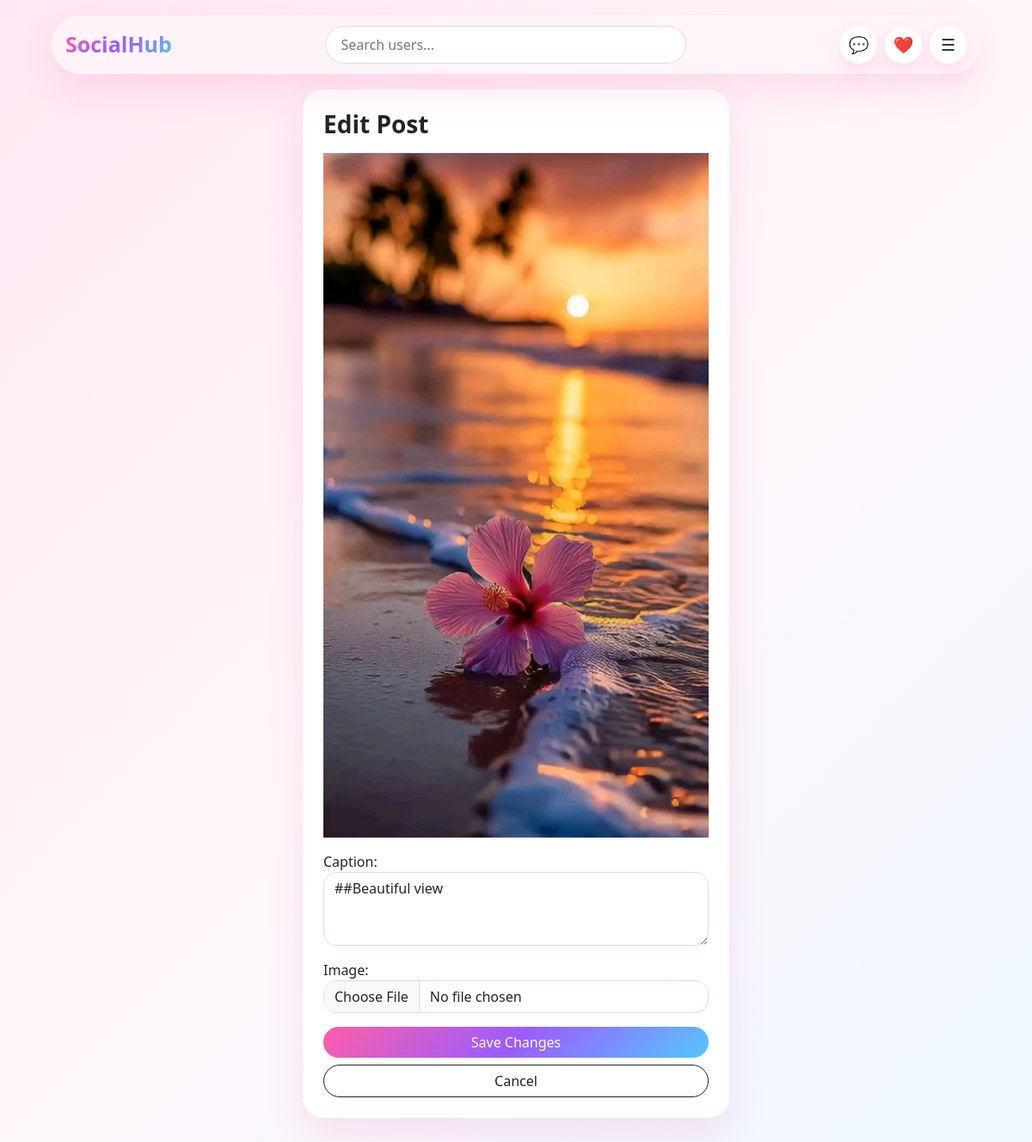
The app's page /post/4/edit/ (signed in) with its own data.
### posts/models.py (models this page shows, shortened)
class Post(models.Model):
    author = models.ForeignKey(User, on_delete=models.CASCADE, related_name="posts")
    caption = models.TextField(max_length=1000)
    image = models.ImageField(upload_to="post_images/", blank=True, null=True)
    likes = models.ManyToManyField(User, related_name="liked_posts", blank=True)
    saved_by = models.ManyToManyField(User, related_name="saved_posts", blank=True)
    created_at = models.DateTimeField(auto_now_add=True)
    updated_at = models.DateTimeField(auto_now=True)
    class Meta:
        ordering = ["-created_at"]

### posts/views.py (the view)
# urls.py: path("post/<int:post_id>/edit/", views.edit_post, name="edit_post"),
@login_required
def edit_post(request, post_id):
    post = get_object_or_404(Post, id=post_id, author=request.user)
    if request.method == "POST":
        form = PostForm(request.POST, request.FILES, instance=post)
        if form.is_valid():
            form.save()
            return redirect("post_detail", post_id=post.id)
    else:
        form = PostForm(instance=post)
    return render(request, "posts/edit_post.html", {
        "form": form,
        "post": post
    })

### posts/forms.py
class PostForm(forms.ModelForm):
    caption = forms.CharField(widget=forms.Textarea(attrs={
        'class': 'form-control',
        'placeholder': "What's on your mind?",
        'rows': 3
    }))
    image = forms.ImageField(required=False, widget=forms.FileInput(attrs={
        'class': 'form-control'
    }))
    class Meta:
        model = Post
        fields = ['caption', 'image']

### socialmedia/context_processors.py (called while the page is built)
def notification_count(request):
    unread_notifications = 0
    unread_messages = 0
    if request.user.is_authenticated:
        unread_notifications = Notification.objects.filter(
            receiver=request.user,
            is_read=False
        ).count()
        unread_messages = Message.objects.filter(
            receiver=request.user,
            is_read=False
        ).count()
    return {
        "unread_notifications": unread_notifications,
        "unread_messages": unread_messages,
    }

### templates/posts/edit_post.html (shortened to what this page needs)
{% extends 'base.html' %}
{% block content %}
<div class="row justify-content-center">
    <div class="col-md-6">
        <div class="card post-card p-4">
            <h3 class="fw-bold mb-3">Edit Post</h3>
            {% if post.image %}
                <img src="{{ post.image.url }}" class="post-img mb-3">
            {% endif %}
            <form method="POST" enctype="multipart/form-data">
                {{ form.as_p }}
                <button type="submit" class="btn btn-primary w-100 rounded-pill">
                    Save Changes
                </button>
                <a href="{% url 'profile' %}" class="btn btn-outline-dark w-100 rounded-pill mt-2">
                    Cancel
                </a>
            </form>
        </div>
    </div>
</div>
{% endblock %}

### static/css/style.css (style rules this page uses)
* { box-sizing: border-box; }
:root { --bg-light: linear-gradient(135deg, #ffe8f3, #fff7fb, #eef8ff); --bg-dark: linear-gradient(135deg, #12091d, #1a1533, #0f172a); --card-light: rgba(255, 248, 252, 0.92); --card-dark: rgba(29, 34, 54, 0.95); --text-light: #1f2937; --text-dark: #f8fafc; --muted: #6b7280; --pink: #ec4899; --purple: #8b5cf6; --blue: #38bdf8; --gradient: linear-gradient(135deg, #ff5ea8, #9b5cff, #55c7ff); --shadow: 0 18px 45px rgba(236, 72, 153, 0.14); --radius: 24px; }
body { margin: 0; min-height: 100vh; font-family: "Segoe UI", sans-serif; background: var(--bg-light); color: var(--text-light); }
a { color: inherit; }
button { font-family: inherit; }
.post-card, .card { border: none; border-radius: var(--radius); box-shadow: var(--shadow); }
.form-control { border-radius: 15px; border: 1px solid #fbcfe8; }
.btn { border-radius: 999px; }
.btn-primary { border: none; background: var(--gradient); }
body { -webkit-user-select:none; -moz-user-select:none; -ms-user-select:none; user-select:none; }
input, textarea { -webkit-user-select:text; -moz-user-select:text; -ms-user-select:text; user-select:text; }
input, textarea { user-select:text; }
body { user-select:none; }
.auth-page, .row.justify-content-center.mt-5, .row.justify-content-center { min-height: calc(100vh - 40px); display: flex; align-items: center; justify-content: center; }
.row.justify-content-center, .row.justify-content-center.mt-5 { min-height:100vh; display:flex; justify-content:center; align-items:center; }
.row.justify-content-center, .row.justify-content-center.mt-5 { min-height:100vh !important; width:100% !important; margin:0 !important; display:flex !important; justify-content:center !important; align-items:center !important; }
.row.justify-content-center > [class*="col-"] { width:100% !important; max-width:520px !important; flex:0 0 520px !important; }

### records on screen
Post: image (picture), caption "##Beautiful view"
